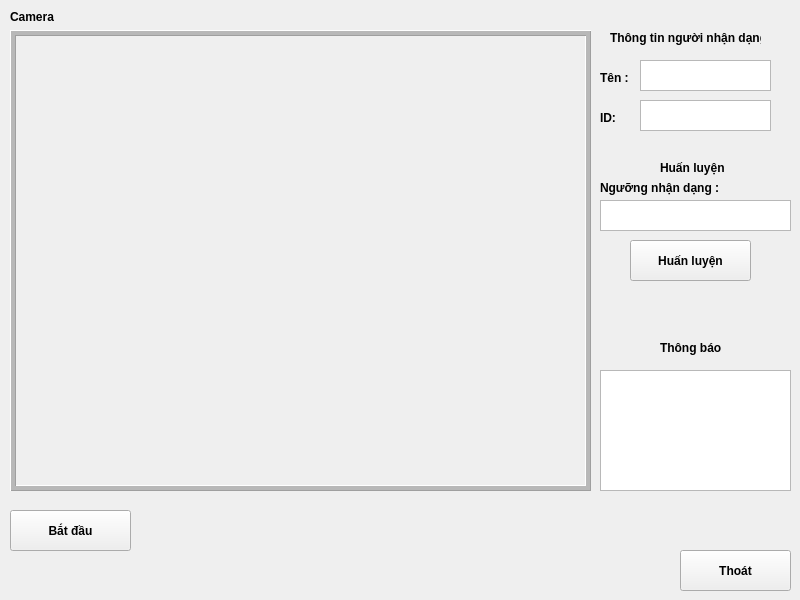
<?xml version="1.0" encoding="UTF-8"?>
<ui version="4.0">
 <class>MainWindow</class>
 <widget class="QMainWindow" name="MainWindow">
  <property name="geometry">
   <rect>
    <x>0</x>
    <y>0</y>
    <width>800</width>
    <height>600</height>
   </rect>
  </property>
  <property name="windowTitle">
   <string>MainWindow</string>
  </property>
  <widget class="QWidget" name="centralwidget">
   <widget class="QLabel" name="videoFrame">
    <property name="geometry">
     <rect>
      <x>10</x>
      <y>30</y>
      <width>581</width>
      <height>461</height>
     </rect>
    </property>
    <property name="frameShape">
     <enum>QFrame::Box</enum>
    </property>
    <property name="frameShadow">
     <enum>QFrame::Raised</enum>
    </property>
    <property name="midLineWidth">
     <number>4</number>
    </property>
    <property name="text">
     <string/>
    </property>
   </widget>
   <widget class="QLabel" name="labelCamera">
    <property name="geometry">
     <rect>
      <x>10</x>
      <y>10</y>
      <width>47</width>
      <height>13</height>
     </rect>
    </property>
    <property name="font">
     <font>
      <weight>75</weight>
      <bold>true</bold>
     </font>
    </property>
    <property name="text">
     <string>Camera</string>
    </property>
   </widget>
   <widget class="QPushButton" name="btnStart">
    <property name="geometry">
     <rect>
      <x>10</x>
      <y>510</y>
      <width>121</width>
      <height>41</height>
     </rect>
    </property>
    <property name="font">
     <font>
      <weight>75</weight>
      <bold>true</bold>
     </font>
    </property>
    <property name="text">
     <string>Bắt đầu</string>
    </property>
   </widget>
   <widget class="QPushButton" name="btnExit">
    <property name="geometry">
     <rect>
      <x>680</x>
      <y>550</y>
      <width>111</width>
      <height>41</height>
     </rect>
    </property>
    <property name="font">
     <font>
      <weight>75</weight>
      <bold>true</bold>
     </font>
    </property>
    <property name="text">
     <string>Thoát</string>
    </property>
   </widget>
   <widget class="QLabel" name="labelName">
    <property name="geometry">
     <rect>
      <x>600</x>
      <y>70</y>
      <width>31</width>
      <height>16</height>
     </rect>
    </property>
    <property name="font">
     <font>
      <weight>75</weight>
      <bold>true</bold>
     </font>
    </property>
    <property name="text">
     <string>Tên :</string>
    </property>
   </widget>
   <widget class="QLabel" name="labelId">
    <property name="geometry">
     <rect>
      <x>600</x>
      <y>110</y>
      <width>31</width>
      <height>16</height>
     </rect>
    </property>
    <property name="font">
     <font>
      <weight>75</weight>
      <bold>true</bold>
     </font>
    </property>
    <property name="text">
     <string>ID:</string>
    </property>
   </widget>
   <widget class="QTextEdit" name="edtId">
    <property name="geometry">
     <rect>
      <x>640</x>
      <y>100</y>
      <width>131</width>
      <height>31</height>
     </rect>
    </property>
   </widget>
   <widget class="QTextEdit" name="edtName">
    <property name="geometry">
     <rect>
      <x>640</x>
      <y>60</y>
      <width>131</width>
      <height>31</height>
     </rect>
    </property>
   </widget>
   <widget class="QPushButton" name="btnTraining">
    <property name="geometry">
     <rect>
      <x>630</x>
      <y>240</y>
      <width>121</width>
      <height>41</height>
     </rect>
    </property>
    <property name="font">
     <font>
      <weight>75</weight>
      <bold>true</bold>
     </font>
    </property>
    <property name="text">
     <string>Huấn luyện</string>
    </property>
   </widget>
   <widget class="QLabel" name="labelCamera_2">
    <property name="geometry">
     <rect>
      <x>660</x>
      <y>160</y>
      <width>71</width>
      <height>16</height>
     </rect>
    </property>
    <property name="font">
     <font>
      <weight>75</weight>
      <bold>true</bold>
     </font>
    </property>
    <property name="text">
     <string>Huấn luyện</string>
    </property>
   </widget>
   <widget class="QTextBrowser" name="textBrowser">
    <property name="geometry">
     <rect>
      <x>600</x>
      <y>370</y>
      <width>191</width>
      <height>121</height>
     </rect>
    </property>
   </widget>
   <widget class="QTextEdit" name="edtName_2">
    <property name="geometry">
     <rect>
      <x>600</x>
      <y>200</y>
      <width>191</width>
      <height>31</height>
     </rect>
    </property>
    <property name="autoFillBackground">
     <bool>false</bool>
    </property>
   </widget>
   <widget class="QLabel" name="labelName_2">
    <property name="geometry">
     <rect>
      <x>600</x>
      <y>180</y>
      <width>121</width>
      <height>16</height>
     </rect>
    </property>
    <property name="font">
     <font>
      <weight>75</weight>
      <bold>true</bold>
     </font>
    </property>
    <property name="text">
     <string>Ngưỡng nhận dạng :</string>
    </property>
   </widget>
   <widget class="QLabel" name="labelNotification">
    <property name="geometry">
     <rect>
      <x>660</x>
      <y>340</y>
      <width>71</width>
      <height>16</height>
     </rect>
    </property>
    <property name="font">
     <font>
      <weight>75</weight>
      <bold>true</bold>
     </font>
    </property>
    <property name="text">
     <string>Thông báo</string>
    </property>
   </widget>
   <widget class="QLabel" name="labelCamera_3">
    <property name="geometry">
     <rect>
      <x>610</x>
      <y>30</y>
      <width>151</width>
      <height>16</height>
     </rect>
    </property>
    <property name="font">
     <font>
      <weight>75</weight>
      <bold>true</bold>
     </font>
    </property>
    <property name="text">
     <string>Thông tin người nhận dạng</string>
    </property>
   </widget>
  </widget>
 </widget>
 <resources/>
 <connections/>
</ui>
